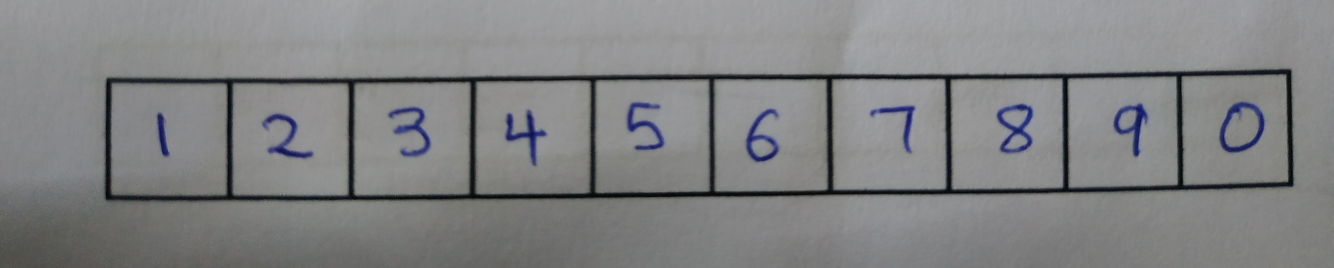
#> input picture number_0.jpg, 4000 x 803 px (shown at 1/3 size)
$ python contour_detection.py
#> lines starting #> are read from the running program, lines starting #| are printed output that depends on the picture; after the words box and inside, x2 and y2 are one past the last pixel; in counts of white or black regions, pixels touching at a corner belong together
import cv2
import numpy as np
import os

def box_extraction(file_path, cropped_dir_path):
#> called with file_path = 'number_0.jpg', cropped_dir_path = 'cropped'
    img = cv2.imread(file_path, 0)  # Read the image
#> img: shape (803, 4000); min 0, max 173, mean 130.6
    (thresh, img_bin) = cv2.threshold(img, 128, 255, cv2.THRESH_BINARY | cv2.THRESH_OTSU)  # Thresholding the image
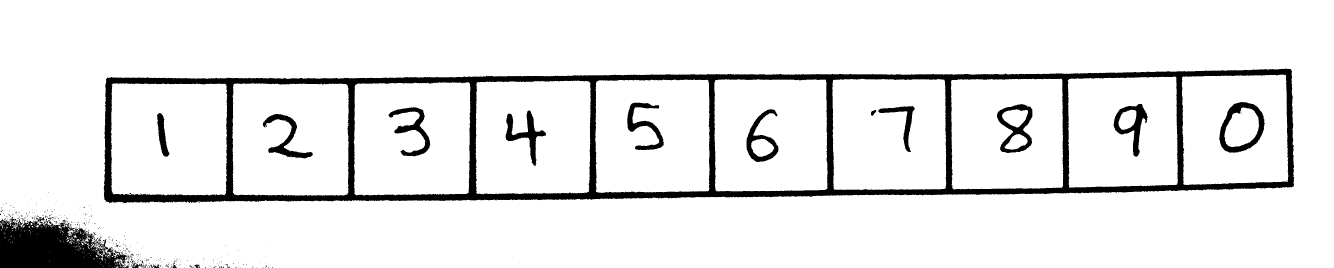
#> img_bin: shape (803, 4000) (shown at 1/3 size); 91.3% white; 438 black regions (406 under 20 px), largest, box (x1, y1, x2, y2) and area: (311, 206, 3883, 610) 188460, (0, 650, 383, 803) 38808, (3658, 306, 3795, 458) 6653
#> thresh = 95
    img_bin = 255-img_bin  # Invert the image
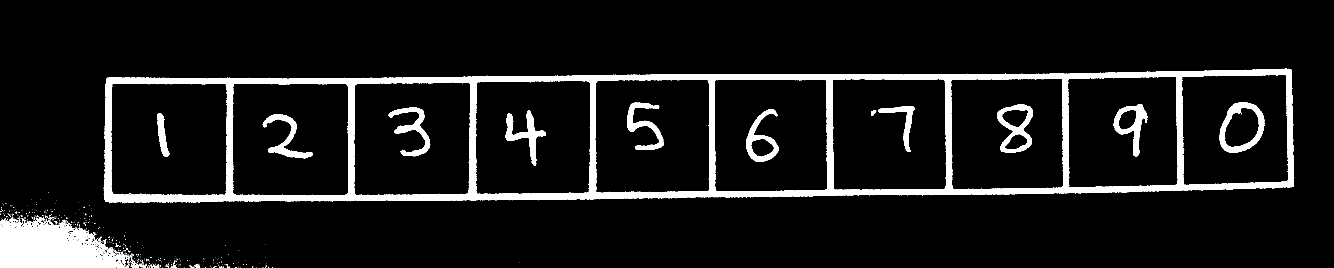
#> img_bin: shape (803, 4000) (shown at 1/3 size); 8.7% white; 438 white regions (406 under 20 px), largest, box (x1, y1, x2, y2) and area: (311, 206, 3883, 610) 188460, (0, 650, 383, 803) 38808, (3658, 306, 3795, 458) 6653
    cv2.imwrite("Image_bin.jpg", img_bin)

    # Defining a kernel length
    kernel_length = np.array(img).shape[1]//40
#> kernel_length = 100

    # A vertical kernel of (1 x kernel_length), which will detect all the vertical lines in the image
    vertical_kernel = cv2.getStructuringElement(cv2.MORPH_RECT, (1, kernel_length))
#> vertical_kernel = 100 values from 1 to 1

    # A horizontal kernel of (kernel_length x 1), which will help to detect all the horizontal lines in the image
    hori_kernel = cv2.getStructuringElement(cv2.MORPH_RECT, (kernel_length, 1))

    # A kernel of (3 x 3) ones
    kernel = cv2.getStructuringElement(cv2.MORPH_RECT, (3, 3))

    # Morphological operation to detect vertical lines in an image
    img_temp1 = cv2.erode(img_bin, vertical_kernel, iterations=3)
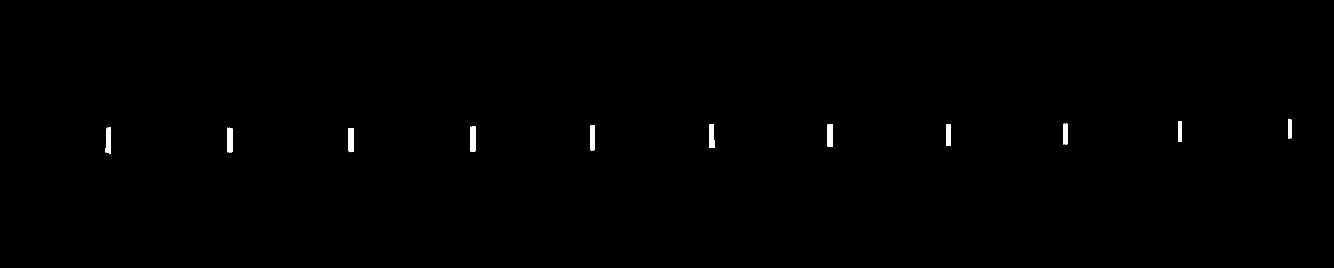
#> img_temp1: shape (803, 4000) (shown at 1/3 size); 0.32% white; 11 white regions, largest, box (x1, y1, x2, y2) and area: (1411, 379, 1426, 455) 1111, (682, 383, 697, 457) 1090, (317, 382, 332, 463) 1062
    vertical_lines_img = cv2.dilate(img_temp1, vertical_kernel, iterations=3)
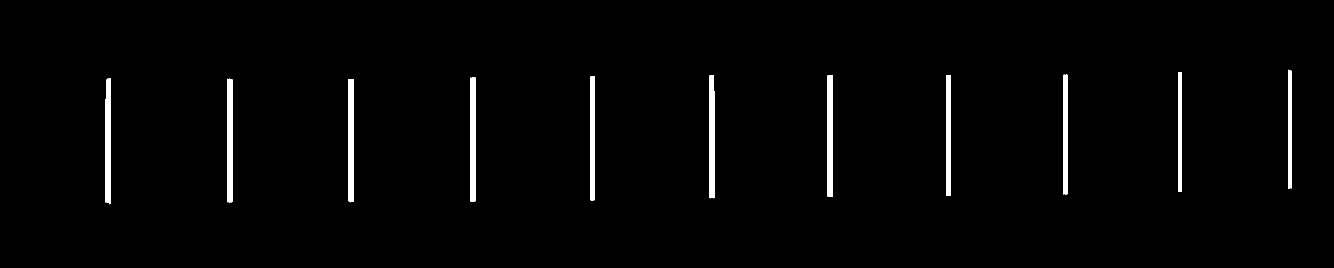
#> vertical_lines_img: shape (803, 4000) (shown at 1/3 size); 1.7% white; 11 white regions, largest, box (x1, y1, x2, y2) and area: (1411, 232, 1426, 605) 5566, (682, 236, 697, 607) 5545, (317, 235, 332, 613) 5517
    cv2.imwrite("vertical_lines.jpg", vertical_lines_img)

    # Morphological operation to detect horizontal lines in an image
    img_temp2 = cv2.erode(img_bin, hori_kernel, iterations=3)
#> img_temp2: shape (803, 4000); 2.7% white; 11 white regions, largest, box (x1, y1, x2, y2) and area: (462, 554, 3735, 603) 38928, (468, 214, 3729, 250) 38137, (0, 759, 201, 803) 6057
    horizontal_lines_img = cv2.dilate(img_temp2, hori_kernel, iterations=3)
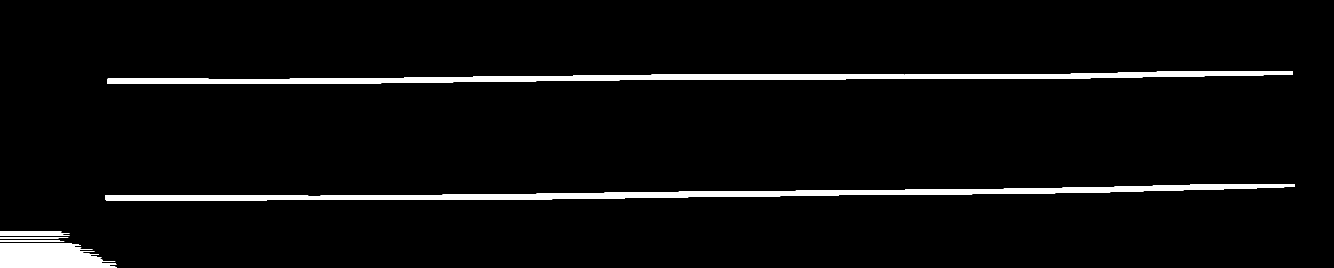
#> horizontal_lines_img: shape (803, 4000) (shown at 1/3 size); 3.9% white; 11 white regions, largest, box (x1, y1, x2, y2) and area: (315, 554, 3885, 603) 53778, (321, 214, 3879, 250) 49720, (0, 759, 351, 803) 12657
    cv2.imwrite("horizontal_lines.jpg", horizontal_lines_img)

    # Weighting parameters, this will decide the quantity of an image to be added to make a new image
    alpha = 0.5
    beta = 1.0 - alpha

    # This function helps to add two images with specific weight parameters to get a third image as a summation of the two images
    img_final_bin = cv2.addWeighted(vertical_lines_img, alpha, horizontal_lines_img, beta, 0.0)
    img_final_bin = cv2.erode(~img_final_bin, kernel, iterations=2)
    (thresh, img_final_bin) = cv2.threshold(img_final_bin, 128, 255, cv2.THRESH_BINARY | cv2.THRESH_OTSU)
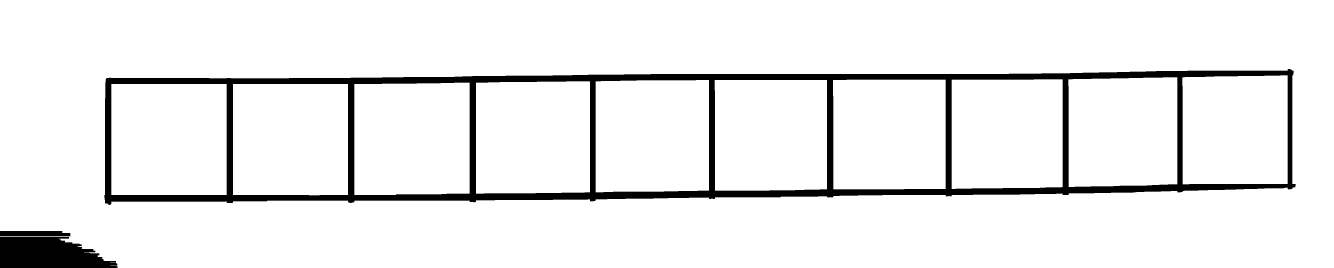
#> img_final_bin: shape (803, 4000) (shown at 1/3 size); 92.9% white; 3 black regions
#> thresh = 127

    # For debugging
    # Enable this line to see vertical and horizontal lines in the image which is used to find boxes
    cv2.imwrite("img_final_bin.jpg", img_final_bin)

    # Find contours in the image, which will detect all the boxes
    contours, hierarchy = cv2.findContours(img_final_bin, cv2.RETR_TREE, cv2.CHAIN_APPROX_SIMPLE)
#> contours = 12 contours; largest, box (x1, y1, x2, y2) and area: (0, 0, 4000, 803) 3178256, (312, 206, 3888, 616) 1311926, (334, 252, 680, 585) 114540, (1063, 248, 1409, 585) 114500, (699, 252, 1044, 586) 114240

    # Sort all the contours from top to bottom
    (contours, boundingBoxes) = sort_contours(contours, method="left-to-right")
#> in sort_contours, `boundingBoxes = [cv2.boundingRect(c) for c in cnts]`: boundingBoxes = 12 items, first 6: (0, 0, 4000, 803), (312, 206, 3576, 410), (699, 252, 345, 334), (334, 252, 346, 333), (1063, 248, 346, 337), (1428, 244, 342, 337)
#> in sort_contours, `(cnts, boundingBoxes) = zip(*sorted(zip(cnts, boundingBoxes), key=lamb..`: cnts has the same summary as contours in box_extraction; boundingBoxes = 12 items, first 6: (0, 0, 4000, 803), (312, 206, 3576, 410), (334, 252, 346, 333), (699, 252, 345, 334), (1063, 248, 346, 337), (1428, 244, 342, 337)

    idx = 0
    os.makedirs(cropped_dir_path, exist_ok=True)
    digits = []
    for c in contours:
        x, y, w, h = cv2.boundingRect(c)
        if w >= 20 and h >= 20 and 0.75*w <= h <= 1.25*w:
            idx += 1
            new_img = cv2.resize(img[y:y+h, x:x+w], (28, 28))
            # (thresh, new_img) = cv2.threshold(new_img, 128, 255, cv2.THRESH_BINARY | cv2.THRESH_OTSU)
            new_img_path = cropped_dir_path + '\\' + str(idx) + '.png'
            if not cv2.imwrite(new_img_path, new_img):
                raise Exception("Could not write image")
            digits.append(new_img/255)
            print(new_img_path, 'saved!')
#> this loop made 12 passes
#> (c, x, y, w, h, new_img_path) on pass 3: ([[334, 252], [334, 584], [679, 584], [679, 252]], 334, 252, 346, 333, 'cropped\\1.png')
#> (x, y, w, h, new_img_path) on passes 4 to 9: (699, 252, 345, 334, 'cropped\\2.png'), (1063, 248, 346, 337, 'cropped\\3.png'), (1428, 244, 342, 337, 'cropped\\4.png'), (1787, 240, 340, 337, 'cropped\\5.png'), (2144, 240, 337, 332, 'cropped\\6.png'), (2499, 239, 338, 329, 'cropped\\7.png')
#| cropped\1.png saved!
#| cropped\2.png saved!
#| cropped\3.png saved!
#| cropped\4.png saved!
#| cropped\5.png saved!
#| cropped\6.png saved!
#| cropped\7.png saved!
#| cropped\8.png saved!
#> (further printed lines are left out)
#> pass 3, in box_extraction, `new_img = cv2.resize(img[y:y+h, x:x+w], (28, 28))`:
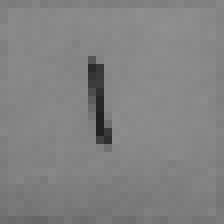
#> new_img: shape (28, 28) (shown 8 times larger); min 32, max 144, mean 130.2
#> after the loop, digits = 10 items; idx = 10

    return digits

def sort_contours(cnts, method="left-to-right"):
    # initialize the reverse flag and sort index
    reverse = False
    i = 0

    # handle if we need to sort in reverse
    if method == "right-to-left" or method == "bottom-to-top":
        reverse = True

    # handle if we are sorting against the y-coordinate rather than the x-coordinate of the bounding box
    if method == "top-to-bottom" or method == "bottom-to-top":
        i = 1

    # construct the list of bounding boxes and sort them from top to bottom
    boundingBoxes = [cv2.boundingRect(c) for c in cnts]
    (cnts, boundingBoxes) = zip(*sorted(zip(cnts, boundingBoxes), key=lambda b:b[1][i], reverse=reverse))

    # return the list of sorted contours and bounding boxes
    return (cnts, boundingBoxes)

digits = box_extraction("number_0.jpg", "cropped")
#> digits = 10 items
# print(digits)
